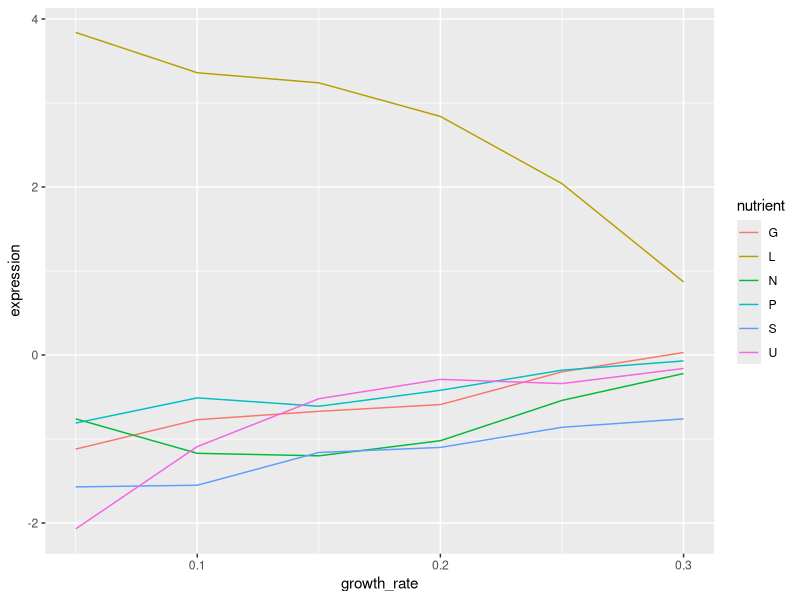
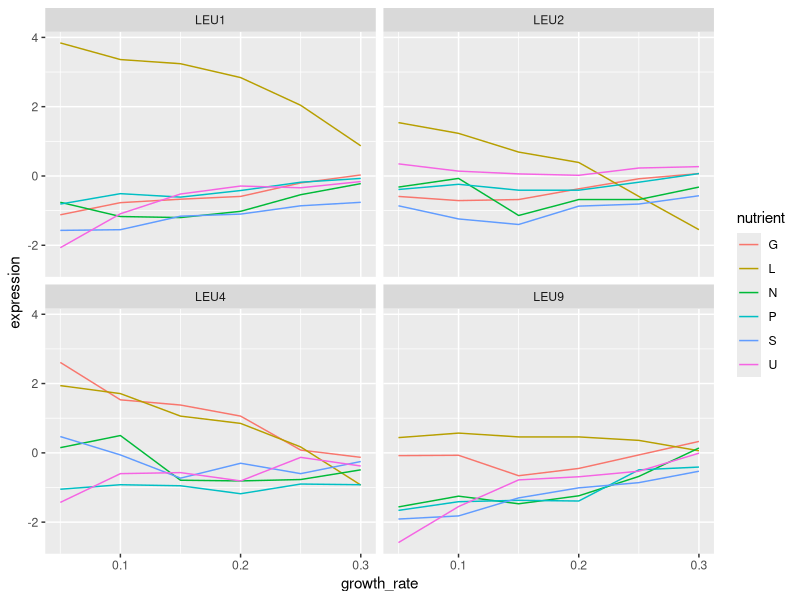
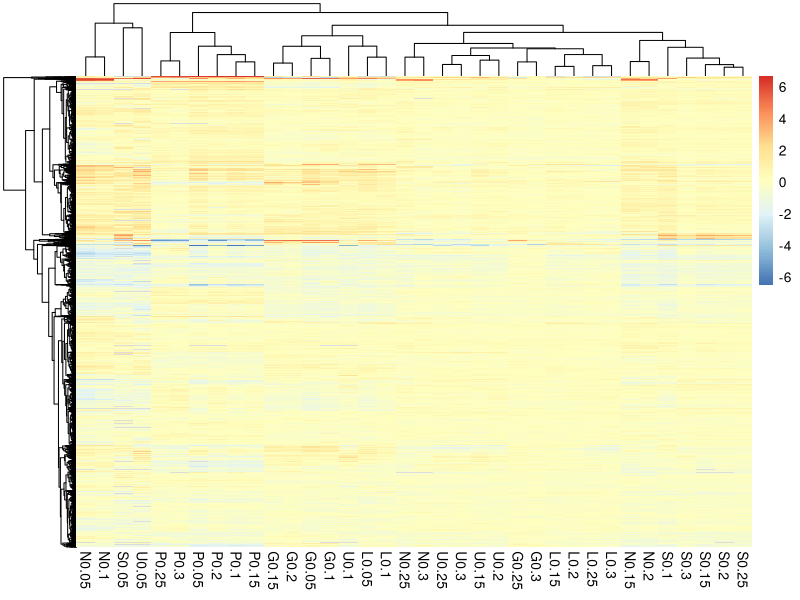
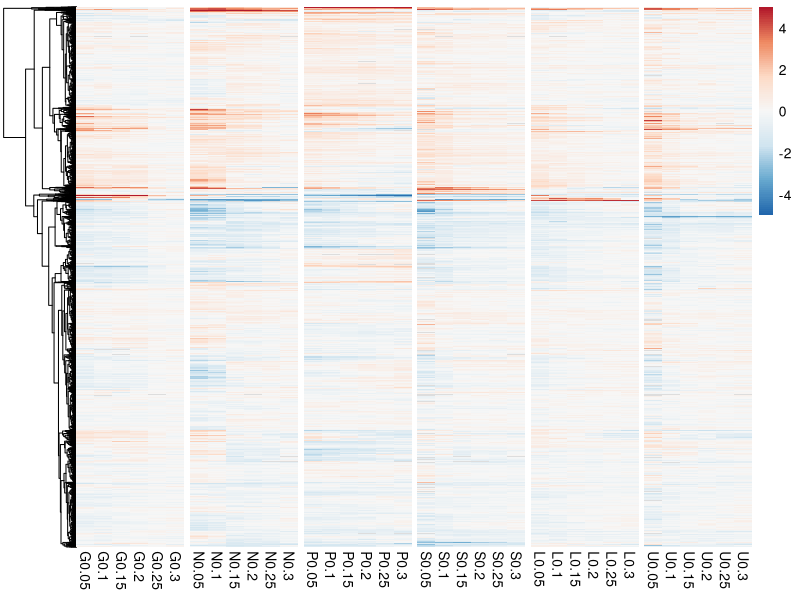

These figures' R source, in order:
## ---- chunk 1
knitr::opts_chunk$set(echo = TRUE)
## ---- chunk 2
library(tidyverse)

raw <- read.csv("data/Brauer2008_DataSet1.csv")
#head(raw)
dim(raw)
## ---- chunk 3
clean <- raw %>%
  separate(NAME, c("gene_name", "BP", "MP", "gene_id", "number"), sep = "\\|\\|")
## ---- chunk 4
clean <- raw %>%
  separate(NAME, c("gene_name", "BP", "MP", "gene_id", "number"), sep = "\\|\\|") %>%
  select(-GWEIGHT, -GID, -YORF)
## ---- chunk 5
clean <- raw %>%
  separate(NAME, c("gene_name", "BP", "MP", "gene_id", "number"), sep = "\\|\\|") %>%
  select(-GWEIGHT, -GID, -YORF) %>%
  gather(variable, expression, G0.05:U0.3)
## ---- chunk 6
clean <- raw %>%
  separate(NAME, c("gene_name", "BP", "MP", "gene_id", "number"), sep = "\\|\\|") %>%
  select(-GWEIGHT, -GID, -YORF) %>%
  gather(variable, expression, G0.05:U0.3) %>%
  separate(variable, c("nutrient", "growth_rate"), sep = 1)
## ---- chunk 7
head(clean$BP)
## ---- chunk 8
clean <- raw %>%
  separate(NAME, c("gene_name", "BP", "MP", "gene_id", "number"), sep = "\\|\\|") %>%
  select(-GWEIGHT, -GID, -YORF) %>%
  gather(variable, expression, G0.05:U0.3) %>%
  separate(variable, c("nutrient", "growth_rate"), sep = 1, convert = TRUE) %>%
  mutate_at(vars(gene_name:gene_id), str_trim)
head(clean)
## ---- chunk 9
leu<- clean %>%
  filter(gene_name == "LEU1")
## ---- chunk 10
clean %>%
  filter(gene_name == "LEU1") %>%
  ggplot(aes(x = growth_rate, y = expression)) +
    geom_line(aes(colour = nutrient))
## ---- chunk 11
lbs<- clean %>%
  filter(BP == "leucine biosynthesis")
## ---- chunk 12
clean %>%
  filter(BP == "leucine biosynthesis") %>%
  ggplot(aes(x = growth_rate, y = expression)) +
    geom_line(aes(colour = nutrient)) +
    facet_wrap(~gene_name)
## ---- chunk 13
#install.packages("pheatmap")
library(pheatmap)
?pheatmap
## ---- chunk 14
#head(raw)
hm_mat <- raw %>%
  select(-GID, -YORF, -NAME, -GWEIGHT) %>%
  as.matrix()

class(hm_mat)
typeof(hm_mat)
## ---- chunk 15
pheatmap(hm_mat)
## ---- chunk 16

## ---- chunk 17
library(RColorBrewer)
pheatmap(hm_mat,
         cluster_cols = FALSE,
         color = colorRampPalette(rev(brewer.pal(n = 7, name = "RdBu")))(100),
         breaks = seq(-5, 5, length.out = 101),
         gaps_col = c(6,12,18,24,30)
)
